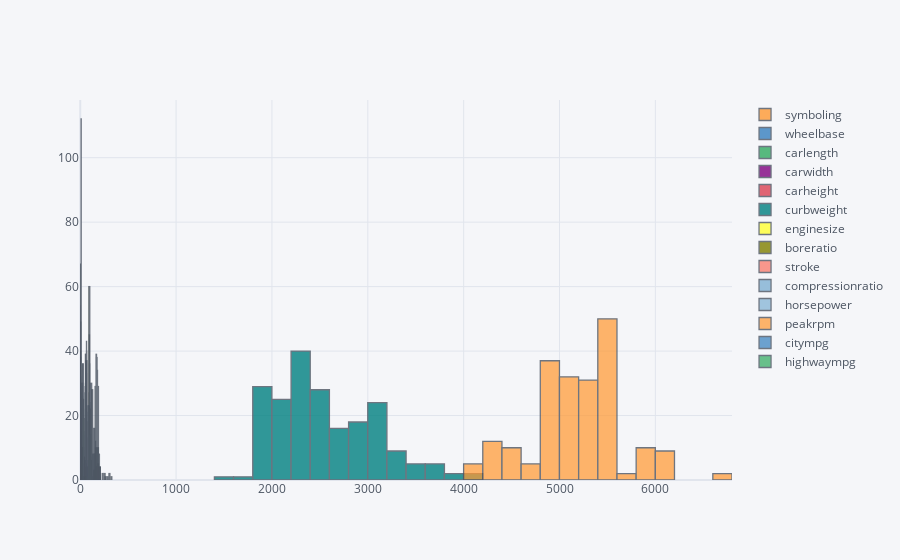

The code cell stored with this chart in its notebook:
### Code cell
#tạo biểu đồ "histogram" ,tương tác trực quan
df1[numerical].iplot(kind='hist');

### Figure 1 — Plotly figure (JSON) as saved in the notebook; plotly's stock layout.template omitted (floating-point values rounded to 4 significant figures; data arrays with more than 128 entries replaced by an {"elided": "..."} marker saying what was removed)
{"data": [{"histfunc": "count", "histnorm": "", "marker": {"color": "rgba(255, 153, 51, 1.0)", "line": {"color": "#4D5663", "width": 1.3}}, "name": "symboling", "opacity": 0.8, "orientation": "v", "x": {"elided": "205 int values"}, "type": "histogram"}, {"histfunc": "count", "histnorm": "", "marker": {"color": "rgba(55, 128, 191, 1.0)", "line": {"color": "#4D5663", "width": 1.3}}, "name": "wheelbase", "opacity": 0.8, "orientation": "v", "x": {"elided": "205 float values"}, "type": "histogram"}, {"histfunc": "count", "histnorm": "", "marker": {"color": "rgba(50, 171, 96, 1.0)", "line": {"color": "#4D5663", "width": 1.3}}, "name": "carlength", "opacity": 0.8, "orientation": "v", "x": {"elided": "205 float values"}, "type": "histogram"}, {"histfunc": "count", "histnorm": "", "marker": {"color": "rgba(128, 0, 128, 1.0)", "line": {"color": "#4D5663", "width": 1.3}}, "name": "carwidth", "opacity": 0.8, "orientation": "v", "x": {"elided": "205 float values"}, "type": "histogram"}, {"histfunc": "count", "histnorm": "", "marker": {"color": "rgba(219, 64, 82, 1.0)", "line": {"color": "#4D5663", "width": 1.3}}, "name": "carheight", "opacity": 0.8, "orientation": "v", "x": {"elided": "205 float values"}, "type": "histogram"}, {"histfunc": "count", "histnorm": "", "marker": {"color": "rgba(0, 128, 128, 1.0)", "line": {"color": "#4D5663", "width": 1.3}}, "name": "curbweight", "opacity": 0.8, "orientation": "v", "x": {"elided": "205 int values"}, "type": "histogram"}, {"histfunc": "count", "histnorm": "", "marker": {"color": "rgba(255, 255, 51, 1.0)", "line": {"color": "#4D5663", "width": 1.3}}, "name": "enginesize", "opacity": 0.8, "orientation": "v", "x": {"elided": "205 int values"}, "type": "histogram"}, {"histfunc": "count", "histnorm": "", "marker": {"color": "rgba(128, 128, 0, 1.0)", "line": {"color": "#4D5663", "width": 1.3}}, "name": "boreratio", "opacity": 0.8, "orientation": "v", "x": {"elided": "205 float values"}, "type": "histogram"}, {"histfunc": "count", "histnorm": "", "marker": {"color": "rgba(251, 128, 114, 1.0)", "line": {"color": "#4D5663", "width": 1.3}}, "name": "stroke", "opacity": 0.8, "orientation": "v", "x": {"elided": "205 float values"}, "type": "histogram"}, {"histfunc": "count", "histnorm": "", "marker": {"color": "rgba(128, 177, 211, 1.0)", "line": {"color": "#4D5663", "width": 1.3}}, "name": "compressionratio", "opacity": 0.8, "orientation": "v", "x": {"elided": "205 float values"}, "type": "histogram"}, {"histfunc": "count", "histnorm": "", "marker": {"color": "rgba(128, 177, 211, 0.8999999999999999)", "line": {"color": "#4D5663", "width": 1.3}}, "name": "horsepower", "opacity": 0.8, "orientation": "v", "x": {"elided": "205 int values"}, "type": "histogram"}, {"histfunc": "count", "histnorm": "", "marker": {"color": "rgba(255, 153, 51, 0.8999999999999999)", "line": {"color": "#4D5663", "width": 1.3}}, "name": "peakrpm", "opacity": 0.8, "orientation": "v", "x": {"elided": "205 int values"}, "type": "histogram"}, {"histfunc": "count", "histnorm": "", "marker": {"color": "rgba(55, 128, 191, 0.8999999999999999)", "line": {"color": "#4D5663", "width": 1.3}}, "name": "citympg", "opacity": 0.8, "orientation": "v", "x": {"elided": "205 int values"}, "type": "histogram"}, {"histfunc": "count", "histnorm": "", "marker": {"color": "rgba(50, 171, 96, 0.8999999999999999)", "line": {"color": "#4D5663", "width": 1.3}}, "name": "highwaympg", "opacity": 0.8, "orientation": "v", "x": {"elided": "205 int values"}, "type": "histogram"}], "layout": {"barmode": "overlay", "legend": {"bgcolor": "#F5F6F9", "font": {"color": "#4D5663"}}, "paper_bgcolor": "#F5F6F9", "plot_bgcolor": "#F5F6F9", "title": {"font": {"color": "#4D5663"}}, "xaxis": {"gridcolor": "#E1E5ED", "showgrid": true, "tickfont": {"color": "#4D5663"}, "title": {"font": {"color": "#4D5663"}, "text": ""}, "zerolinecolor": "#E1E5ED"}, "yaxis": {"gridcolor": "#E1E5ED", "showgrid": true, "tickfont": {"color": "#4D5663"}, "title": {"font": {"color": "#4D5663"}, "text": ""}, "zerolinecolor": "#E1E5ED"}}}
